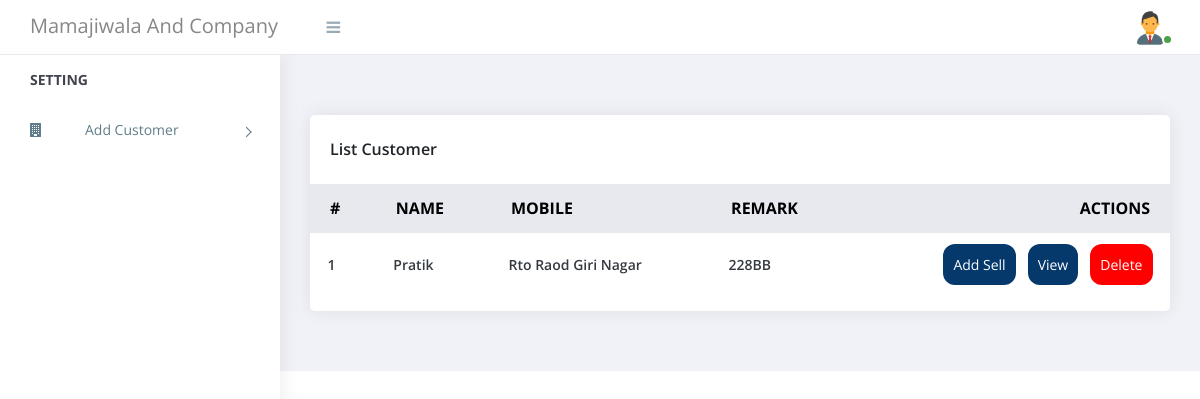
Screenshot of /main/list-customer/ with the database file from the repository.
### main/models.py (models this page shows)
class customer(models.Model):
    name = models.CharField(max_length=50)
    mobile = models.CharField(max_length=50)
    remark = models.CharField(max_length=50)

### main/views.py (the view)
# urls.py: path('list-customer/', list_customer, name='list_customer'),
def list_customer(request):
    data = customer.objects.all()
    context = {
        'data': data
    }
    return render(request, 'list_customer.html', context)

### templates/list_customer.html (shortened to what this page needs)
{% extends 'base/base.html' %}
{% block content %}
<div class="row">
    <div class="col-xl-12">
        <div class="card">
            <div class="card-body">
                <h4 class="box-title"> List Customer </h4>
            </div>
            <div class="card-body--">
                <div class="table-stats order-table ov-h">
                    <table class="table ">
                        <thead>
                            <tr>
                                <th class="serial">#</th>
                                <th>Name</th>
                                <th>Mobile</th>
                                <th>Remark</th>
                                <th>Actions</th>
                            </tr>
                        </thead>
                        <tbody>
                            {% if data %}
                            {% for i in data %}
                            <tr>
                                <td class="serial">{{ forloop.counter }}</td>
                                <td>{{ i.name }}</td>
                                <td>{{ i.mobile }}</td>
                                <td>{{ i.remark }}</td>
                                <td style="display: flex;
                                gap: 12px; float: right;">
                                   <a href="{% url 'add_record' i.id %}"> <button id="payment-button"  style="background-color: #05386b; border: green; padding: 10px;border-radius: 12px;" type="submit" class="btn-info ">
                                        <span id="payment-button-amount">Add Sell</span>
                                    </button>  </a>
                                   <a href="{% url 'view_customer' i.id %}"> <button id="payment-button"  style="background-color: #05386b; border: green; padding: 10px;border-radius: 12px;" type="submit" class="btn-info ">
                                        <span id="payment-button-amount">View</span>
                                    </button>  </a>
                                    <a href="{% url 'delete_customer' %}"> <button id="payment-button"  style="background-color: red; border: green; padding: 10px;border-radius: 12px;" type="submit" class="btn-info ">
                                        <span id="payment-button-amount">Delete</span>
                                    </button>  </a>
                                </td>
                            </tr>
                            {% endfor %}
                            {% else %}
                                <tr><td>No Record Data</td></tr>
                            {% endif %}
                        </tbody>
                    </table>
                </div>
            </div>
        </div>
    </div>
</div>
{% endblock content %}

### static/assets/css/style.css (style rules this page uses)
body { display: table; font-family: "Open Sans", sans-serif; font-size: 16px; width: 100%; }
a, button { text-decoration: none; outline: none !important; color: #878787; -webkit-transition: all 0.25s ease; transition: all 0.25s ease; }
h1, h2, h3, h4, h5, h6 { margin: 0; }
.ov-h { overflow: hidden; }
.btn, button, input, textarea { -webkit-box-shadow: none; box-shadow: none; outline: 0 !important; }
.order-table { position: relative; }
.order-table:after, .order-table:before { content: ""; position: absolute; top: 0px; height: 37px; width: 10px; background: #e8e9ef; }
.order-table:before { left: -1px; }
.order-table tr th { background: #e8e9ef; }
.order-table tr td:last-child, .order-table tr th:last-child { text-align: right; }
.order-table tr:last-child td { border: none; }
.card { margin-bottom: 1.875em; border-radius: 5px; padding: 0; border: 0px solid transparent; -webkit-box-shadow: 0 0 20px rgba(0, 0, 0, 0.08); box-shadow: 0 0 20px rgba(0, 0, 0, 0.08); }
.card .box-title { font-weight: 600; font-size: 1em; padding: 5px 0; }
.card .card-body { float: left; padding: 1.25em; position: relative; width: 100%; }
.card h4 { font-size: 1.1rem; }
.table-stats table { font-family: 'Open Sans'; }
.table-stats table th, .table-stats table td { border: none; border-bottom: 1px solid #e8e9ef; color: black; font: 12px; font-weight: bold; padding: .75em 1.25em; text-transform: uppercase; }
.table-stats table td { color: #343a40; font-size: 14px; font-weight: 600; text-transform: capitalize; vertical-align: middle; }
@media (max-width: 1368px) { .card-body { padding: 15px; } }

### rows the page displays
customer: name "Pratik", mobile "Rto Raod Giri Nagar", remark "228BB"
